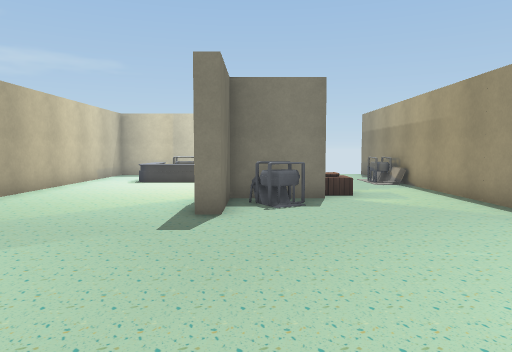
view 1 (above)

15 first-person views from a walk through a Unity game level. The camera is 1.2 m above the floor, tilts 4° down and sees 70° across. The floor is counted in squares, 1 m on a side. Each view is taken from the middle of a square. On the plan, view 1 faces up. The plan holds only what a view shows up to about 15 squares ahead; the rest is blank. The player character is not drawn. Some animated figures are left out. Some surface patterns are stand-ins.

view 2
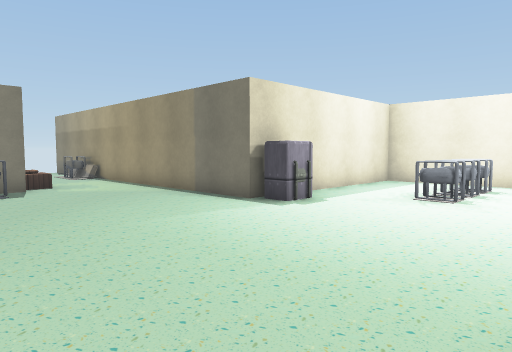

view 3
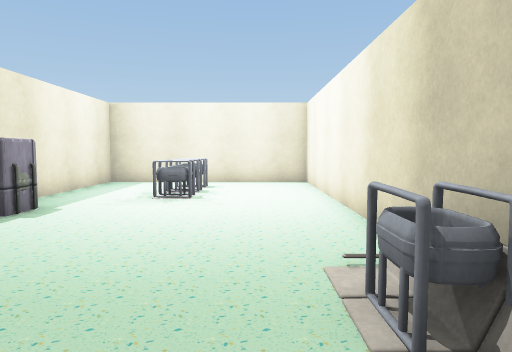

view 4
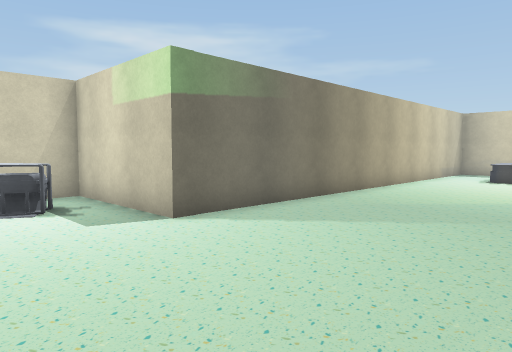

view 5
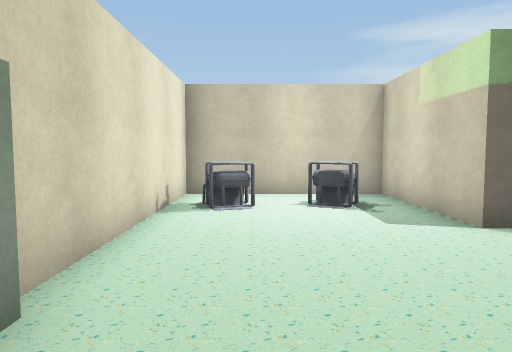

view 6
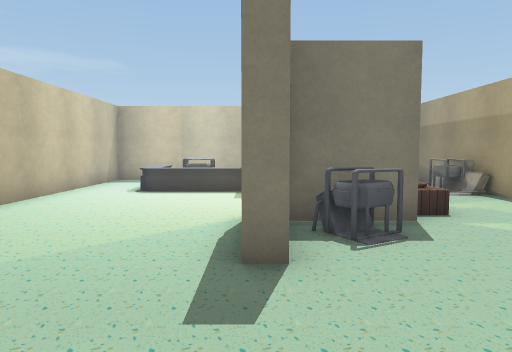

view 7
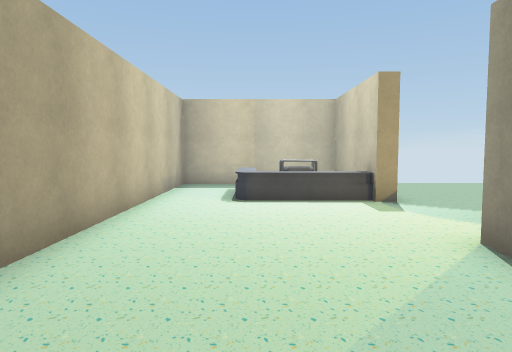

view 8
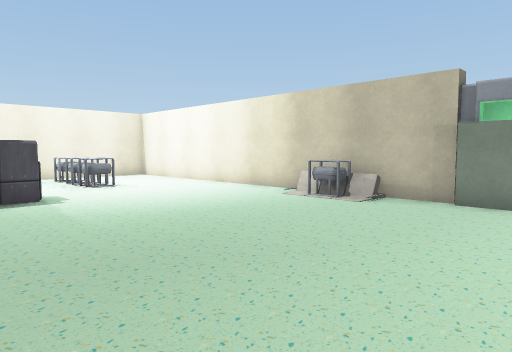

view 9
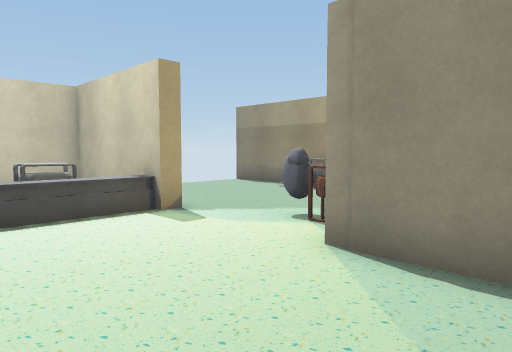

view 10
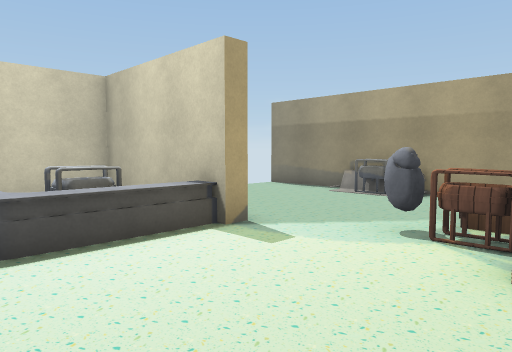

view 11
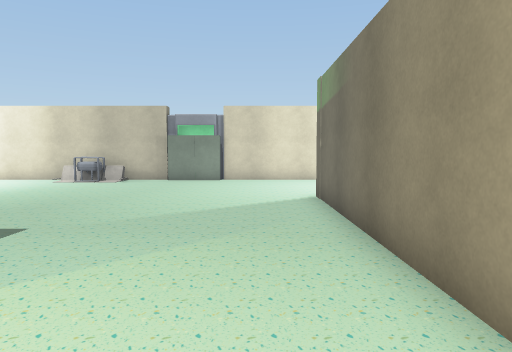

view 12
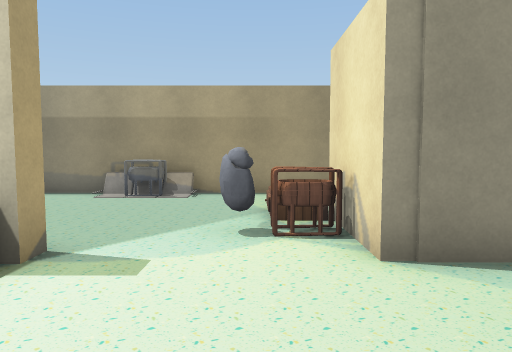

view 13
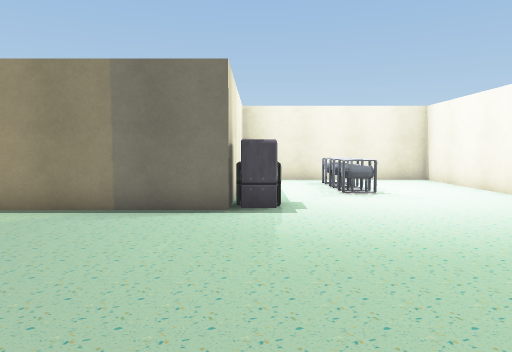

view 14
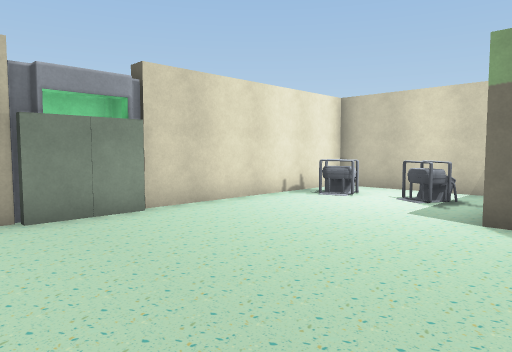

view 15
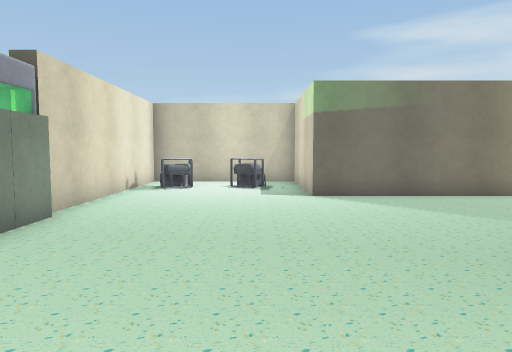

### Floor plan
Points are (right, up) in squares from view 1. A wall is a line through its corners. A room is listed if a view was taken in it or the views show most of it. See-through windows are left out.
Room 1 (views 1, 2, 3, 4, 5, 6, 7, 8, 9, 10, 11, 12, 13, 14, 15)
walls: (-1.2, 7.6) (-1.2, 9.6) (1.8, 9.6); (1.8, 9.1) (-0.6, 9.1) (-0.6, 6.8) (-1.3, 6.8); (-0.6, 13.5) (-1.2, 13.5) (-1.2, 18) (-6.6, 18) (-6.6, 1.5) (-11.1, 1.5) (-11.1, -3.9) (-3.6, -3.9); (-1.5, -3.9) (12.9, -3.9) (12.9, 3.5) (5.3, 3.5) (5.3, 18.5)
objects: other object (-9, -2); other object (-9, -1) to (-9, 0); other object (-4, 15) to (-2, 16); other object (0, 8) to (1, 8); other object (0, 11); other object (1, -3) to (2, -3); other object (1, 11); other object (5, 14); machine (6, 3) to (7, 3); other object (9, 0); other object (10, 0); other object (11, 0)

Positions as (right, up) in squares from view 1, and headings:
1: (0, 0), facing up
2: (-1, -3), facing up-right
3: (-1, -2), facing right
4: (-1, -2), facing up-left
5: (-1, -2), facing left
6: (-1, 3), facing up
7: (-4, 5), facing up
8: (-4, 5), facing down-right
9: (-5, 7), facing up-right
10: (-5, 9), facing up-right
11: (-5, 11), facing down
12: (-5, 11), facing right
13: (-2, 3), facing right
14: (0, 3), facing down-left
15: (3, 0), facing left
